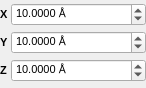
<?xml version="1.0" encoding="UTF-8"?>
<ui version="4.0">
 <class>GridOriginPopup</class>
 <widget class="QWidget" name="GridOriginPopup">
  <property name="geometry">
   <rect>
    <x>0</x>
    <y>0</y>
    <width>146</width>
    <height>88</height>
   </rect>
  </property>
  <property name="sizePolicy">
   <sizepolicy hsizetype="Minimum" vsizetype="Minimum">
    <horstretch>0</horstretch>
    <verstretch>0</verstretch>
   </sizepolicy>
  </property>
  <property name="font">
   <font>
    <pointsize>8</pointsize>
   </font>
  </property>
  <property name="windowTitle">
   <string>Grids Origin Popup</string>
  </property>
  <layout class="QGridLayout" name="gridLayout">
   <property name="margin">
    <number>0</number>
   </property>
   <property name="spacing">
    <number>2</number>
   </property>
   <item row="0" column="0">
    <widget class="QLabel" name="label">
     <property name="sizePolicy">
      <sizepolicy hsizetype="Minimum" vsizetype="Preferred">
       <horstretch>0</horstretch>
       <verstretch>0</verstretch>
      </sizepolicy>
     </property>
     <property name="font">
      <font>
       <weight>75</weight>
       <bold>true</bold>
      </font>
     </property>
     <property name="text">
      <string>X</string>
     </property>
    </widget>
   </item>
   <item row="0" column="1">
    <widget class="TExponentialSpin" name="XSpin">
     <property name="sizePolicy">
      <sizepolicy hsizetype="Expanding" vsizetype="Fixed">
       <horstretch>0</horstretch>
       <verstretch>0</verstretch>
      </sizepolicy>
     </property>
     <property name="suffix">
      <string> Å</string>
     </property>
     <property name="decimals">
      <number>4</number>
     </property>
     <property name="maximum">
      <double>10000.000000000000000</double>
     </property>
     <property name="value">
      <double>10.000000000000000</double>
     </property>
    </widget>
   </item>
   <item row="1" column="0">
    <widget class="QLabel" name="label_2">
     <property name="sizePolicy">
      <sizepolicy hsizetype="Minimum" vsizetype="Preferred">
       <horstretch>0</horstretch>
       <verstretch>0</verstretch>
      </sizepolicy>
     </property>
     <property name="font">
      <font>
       <weight>75</weight>
       <bold>true</bold>
      </font>
     </property>
     <property name="text">
      <string>Y</string>
     </property>
    </widget>
   </item>
   <item row="1" column="1">
    <widget class="TExponentialSpin" name="YSpin">
     <property name="sizePolicy">
      <sizepolicy hsizetype="Expanding" vsizetype="Fixed">
       <horstretch>0</horstretch>
       <verstretch>0</verstretch>
      </sizepolicy>
     </property>
     <property name="suffix">
      <string> Å</string>
     </property>
     <property name="decimals">
      <number>4</number>
     </property>
     <property name="maximum">
      <double>10000.000000000000000</double>
     </property>
     <property name="value">
      <double>10.000000000000000</double>
     </property>
    </widget>
   </item>
   <item row="2" column="0">
    <widget class="QLabel" name="label_3">
     <property name="sizePolicy">
      <sizepolicy hsizetype="Minimum" vsizetype="Preferred">
       <horstretch>0</horstretch>
       <verstretch>0</verstretch>
      </sizepolicy>
     </property>
     <property name="font">
      <font>
       <weight>75</weight>
       <bold>true</bold>
      </font>
     </property>
     <property name="text">
      <string>Z</string>
     </property>
    </widget>
   </item>
   <item row="2" column="1">
    <widget class="TExponentialSpin" name="ZSpin">
     <property name="sizePolicy">
      <sizepolicy hsizetype="Expanding" vsizetype="Fixed">
       <horstretch>0</horstretch>
       <verstretch>0</verstretch>
      </sizepolicy>
     </property>
     <property name="suffix">
      <string> Å</string>
     </property>
     <property name="decimals">
      <number>4</number>
     </property>
     <property name="maximum">
      <double>10000.000000000000000</double>
     </property>
     <property name="value">
      <double>10.000000000000000</double>
     </property>
    </widget>
   </item>
  </layout>
 </widget>
 <customwidgets>
  <customwidget>
   <class>TExponentialSpin</class>
   <extends>QDoubleSpinBox</extends>
   <header>gui/texponentialspin.hui</header>
  </customwidget>
 </customwidgets>
 <resources>
  <include location="icons.qrc"/>
 </resources>
 <connections/>
</ui>
